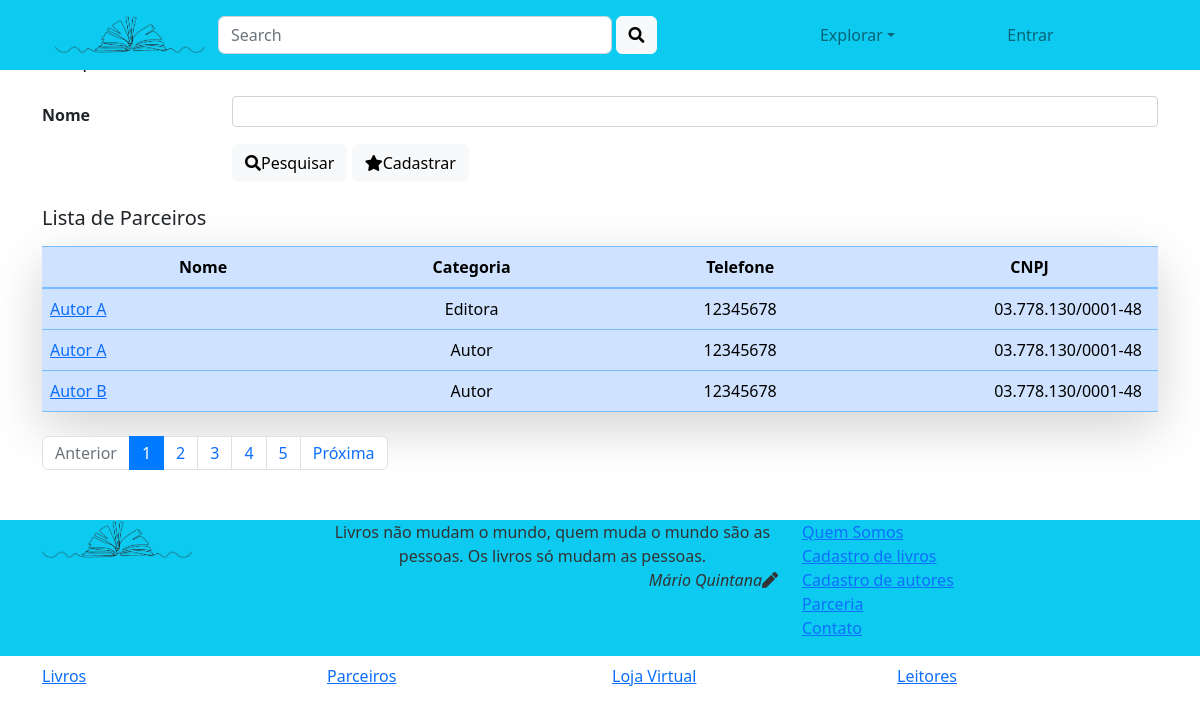
The page /parceiro/ on the database as committed earlier.
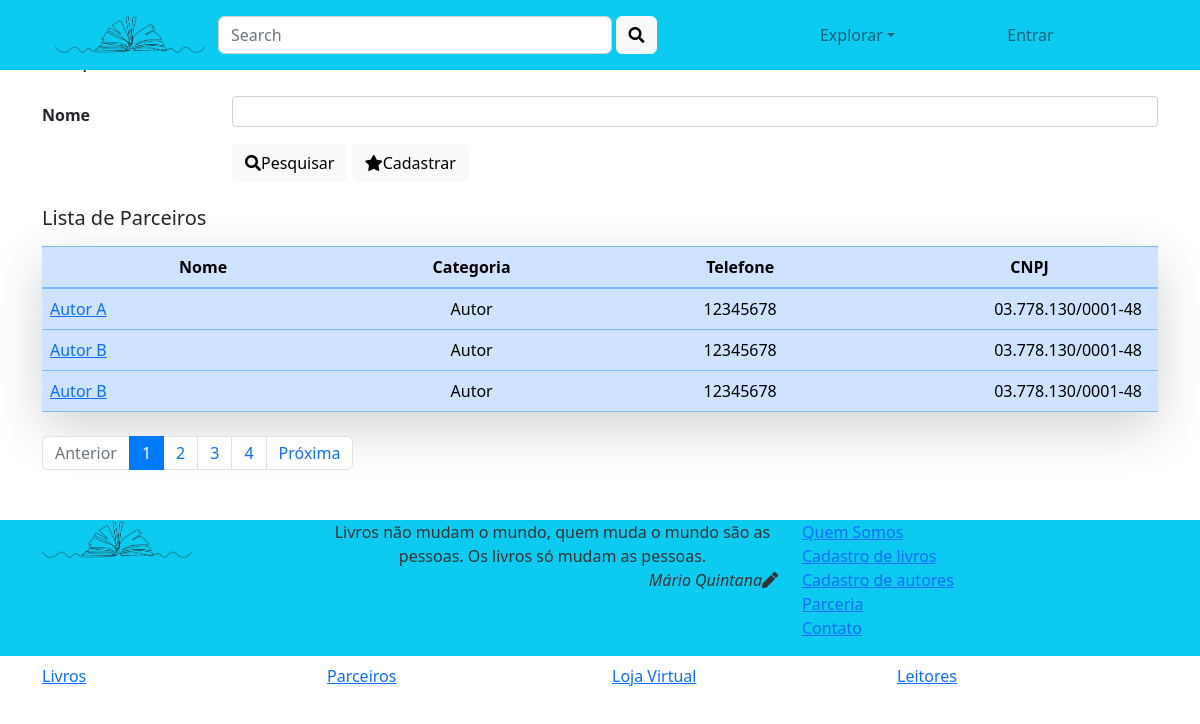
The same page on the database as committed later.
### parceiro/models.py (models this page shows, shortened)
class Parceiro (models.Model):
    nome = models.CharField(max_length=200, db_index=True)
    categoria =models.CharField(max_length=100)
    telefone = models.CharField(max_length=20)
    cnpj = models.CharField(max_length=50)
    imagem = models.CharField(max_length=100)
    class Meta():
        db_table='parceiro'

### parceiro/views.py (the view)
# urls.py: path('', views.lista_parceiro, name='lista_parceiro'),
def lista_parceiro(request):
    form = PesquisaParceiro(request.GET)
    if form.is_valid():
        nome = form.cleaned_data['nome']
        lista_de_parceiro = Parceiro.objects.filter(nome__icontains=nome).order_by('nome')
        paginator = Paginator(lista_de_parceiro, 3)
        pagina = request.GET.get('pagina')
        page_obj = paginator.get_page(pagina)
        return render(request, 'parceiro/pesquisa.html', { 'parceiros': page_obj,
                                                                  'form': form,
                                                                  'nome': nome })
    else:
        raise ValueError('Ocorreu um erro inesperado ao tentar recuperar um parceiro.')

### parceiro/forms.py
class PesquisaParceiro(forms.Form):
    nome = forms.CharField(
        widget=forms.TextInput(attrs={'class': 'form-control form-control-sm', 'maxlength': '200'}),
        required=False)

### parceiro/templates/parceiro/pesquisa.html (shortened to what the changed rows need)
{% extends 'base.html' %}
{% load static %}
{% block corpo %}
   <div class="container mt-5">
         {% if parceiros %}
            <table style='width:100%'
                   class='table table-hover table-primary shadow-lg table-responsive mb-4'>
               <thead>
                  <tr>
                     <th class='text-center'>Nome</th>
                     <th class="text-center">Categoria</th>
                     <th class="text-center">Telefone</th>
                     <th class="text-center">CNPJ</th>
                  </tr>
               </thead>
               <tbody>
                  {% for parceiro in parceiros %}
                     <tr>
                        <td width="15%" class="align-middle">
                           <a href="{% url 'parceiro:exibe_parceiro' parceiro.id %}">
                              {{ parceiro.nome }}
                           </a>
                        </td>
                        <td width="10%" class="text-center align-middle">
                           {{ parceiro.categoria }}
                        </td>
                        <td width="15%" class="text-center align-middle">
                           {{ parceiro.telefone }}
                        </td>
                        <td width="10%" class="text-right align-middle pr-3">
                           {{ parceiro.cnpj }}
                        </td>
                     </tr>
                  {% endfor %}
               </tbody>
            </table>
            <div style='font-size: 14px; margin-bottom: 28px'>
               {% if parceiros.has_other_pages %}
                  <ul class='pagination'>
                     {% for i in parceiros.paginator.page_range %}
                        {% if parceiros.number == i %}
                           <li class='page-item active'><a class='page-link' href='#'>{{ i }} </a></li>
                        {% else %}
                           <li class='page-item'><a class='page-link' href='?pagina={{ i }}&nome={{nome}}'>{{ i }}</a></li>
                        {% endif %}
                     {% endfor %}
                  </ul>
               {% endif %}
            </div>
         {% endif %}
   </div>
{% endblock %}

Rows that differ between the two databases and show on the page:
removed Parceiro: nome "Autor A", categoria "Editora", telefone "12345678", cnpj "03.778.130/0001-48"
now on this page (row unchanged): Parceiro: nome "Autor B", categoria "Autor", telefone "12345678", cnpj "03.778.130/0001-48"
Other text that changed with them:
list line gone: "5"
